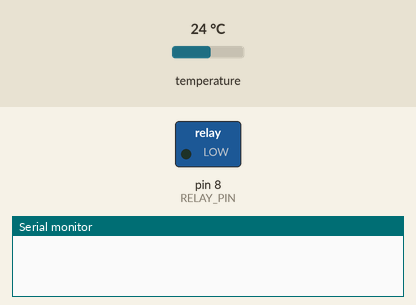
This sketch was run on a simulated Arduino Uno, built with avr-gcc and run on an emulated ATmega328P. On the bench: switched loads named in the sketch (green lamp = pin HIGH), the last lines printed to the serial monitor. The inputs (shaded band) are chosen by the test bench; at power-on: temperature 24 °C.

Above: at 0.1 s.
At 2.1 s:
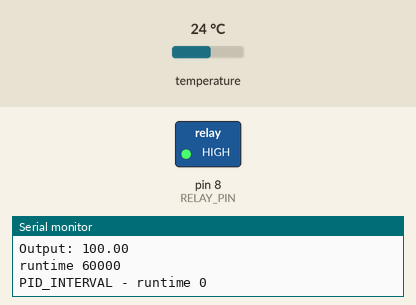
Timing chart, 0 to 3.6 s (numbered marks = the images above):
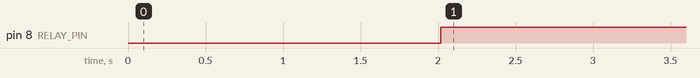

The sketch:

gtm.ino
```cpp
/*

PID controller for controlling temperature by either using a heater or a cooler

 # Temperature
 OneWire DS18S20, DS18B20, DS1822 Temperature Example

 http://www.pjrc.com/teensy/td_libs_OneWire.html

 The DallasTemperature library can do all this work for you!
 http://milesburton.com/Dallas_Temperature_Control_Library

 # Relay

 Connect 5V on Arduino to VCC on Relay Module
 Connect GND on Arduino to GND on Relay Module
 Connect GND on Arduino to the Common Terminal (middle terminal) on Relay Module.
*/

#include <OneWire.h>
#include <PID_v1.h> // https://github.com/br3ttb/Arduino-PID-Library
#include <Thread.h> // https://github.com/ivanseidel/ArduinoThread
#include <ThreadController.h> // https://github.com/ivanseidel/ArduinoThread
#include <TimerOne.h> // https://github.com/PaulStoffregen/TimerOne
#include <DallasTemperature.h>

#define RELAY_PIN 8   // Connect Digital Pin 8 on Arduino to ? on Relay Module
#define SENSOR_PIN 10
#define DELAY 1000
#define ERROR_RESPONSE -1000
#define ERROR_NO_MORE_ADDRESSES -2000
#define ERROR_CRC_IS_NOT_VALID -3000
#define ERROR_FAILED_TO_RESET -4000

const unsigned long COOLER = 1;
const unsigned long HEATER = 0;
const unsigned long TYPE = COOLER;
const unsigned long WINDOW_SIZE = 100;
const unsigned long PID_INTERVAL = 60000;

unsigned long _windowStartTime;
double _setpoint, _input, _output;
double _kp = 70.0, _ki = 0.6, _kd = 0.6; // Initial tuning parameters
PID _pid(&_input, &_output, &_setpoint, _kp, _ki, _kd, DIRECT);
OneWire _ow(SENSOR_PIN);  // on pin 10 (a 4.7K resistor is necessary)
DallasTemperature _sensors(&_ow); //Tell Dallas Temperature Library to use oneWire Library

class Logger {

  public:
    void errorF(const char* msg, float value){
      Serial.print(msg);
      Serial.println(value);
    }

    void info(const char* msg) {
      Serial.println(msg);
    }

    void debug(const char* msg) {
      Serial.println(msg);
    }

    void infoF(const char* msg, float value){
      Serial.print(msg);
      Serial.println(value);
    }

    void infoD(const char* msg, double value){
      Serial.print(msg);
      Serial.println(value);
    }

    void infoI(const char* msg, unsigned int value){
      Serial.print(msg);
      Serial.println(value);
    }

    void infoL(const char* msg, unsigned int value){
      Serial.print(msg);
      Serial.println(value);
    }
};

Logger Log = Logger();

float getTemp() {
  _sensors.requestTemperatures();
  return _sensors.getTempCByIndex(0);
}

class SensorThread: public Thread {
  public:
    float value;
    int pin;

    void run() {
      value = getTemp();
      runned();
    }
};

ThreadController _controller = ThreadController();

void timerCallback() {
  _controller.run();
}

SensorThread _tempSensor = SensorThread();

void setup(void) {
  delay(1000);
  Serial.begin(9600);
  delay(1000);
  _sensors.begin();
  pinMode(RELAY_PIN, OUTPUT);
  _tempSensor.pin = SENSOR_PIN;
  _tempSensor.setInterval(10000);
  _controller.add(&_tempSensor);
  Timer1.initialize(10000000);
  Timer1.attachInterrupt(timerCallback);
  Timer1.start();
  _windowStartTime = millis();
  _setpoint = 28.0;
  _pid.SetOutputLimits(0, WINDOW_SIZE); //tell the PID to range between 0 and the full window size
  _pid.SetMode(AUTOMATIC); //turn the PID on
}

void loop(void) {
  float tempOrErrow = _tempSensor.value;
  if (tempOrErrow <= ERROR_RESPONSE) {
    Log.errorF("Code: ", tempOrErrow);
    return;
  }
  _windowStartTime = millis();
  _input = tempOrErrow;
  _pid.Compute();
  const float ratio = _output / WINDOW_SIZE;
  const unsigned long runtime = PID_INTERVAL * ratio;
  Log.infoD("Input: ", _input);
  Log.infoD("Output: ", _output);

  Log.infoL("runtime ", runtime);
  digitalWrite(RELAY_PIN, TYPE == HEATER ? LOW : HIGH);
  Log.infoL("PID_INTERVAL - runtime ", PID_INTERVAL - runtime);
  while (millis() - _windowStartTime < runtime);
  digitalWrite(RELAY_PIN, TYPE == HEATER ? HIGH : LOW);

  while (millis() - _windowStartTime < PID_INTERVAL);
}
```

Measured:
- by itself, pin 8 (RELAY_PIN): LOW → HIGH at 2.0 s
